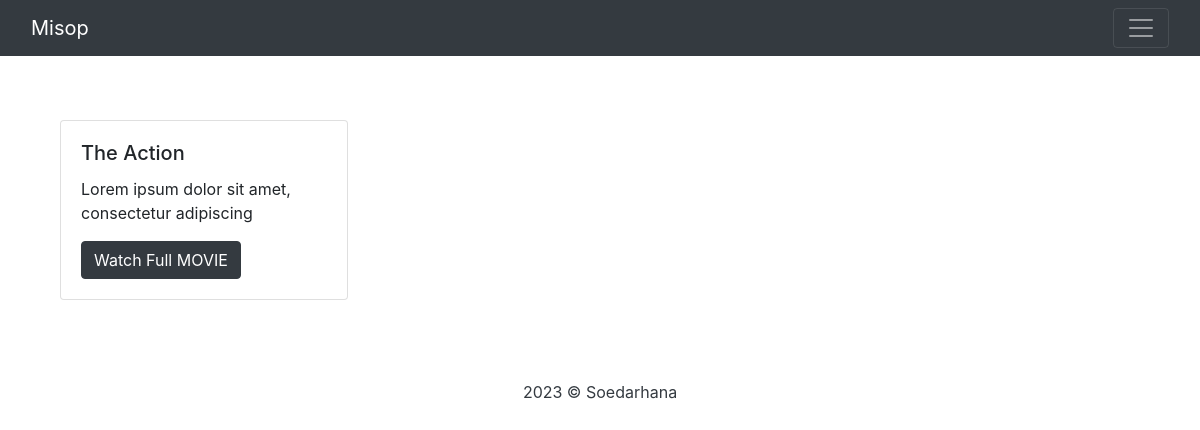
The app's page /, older data.
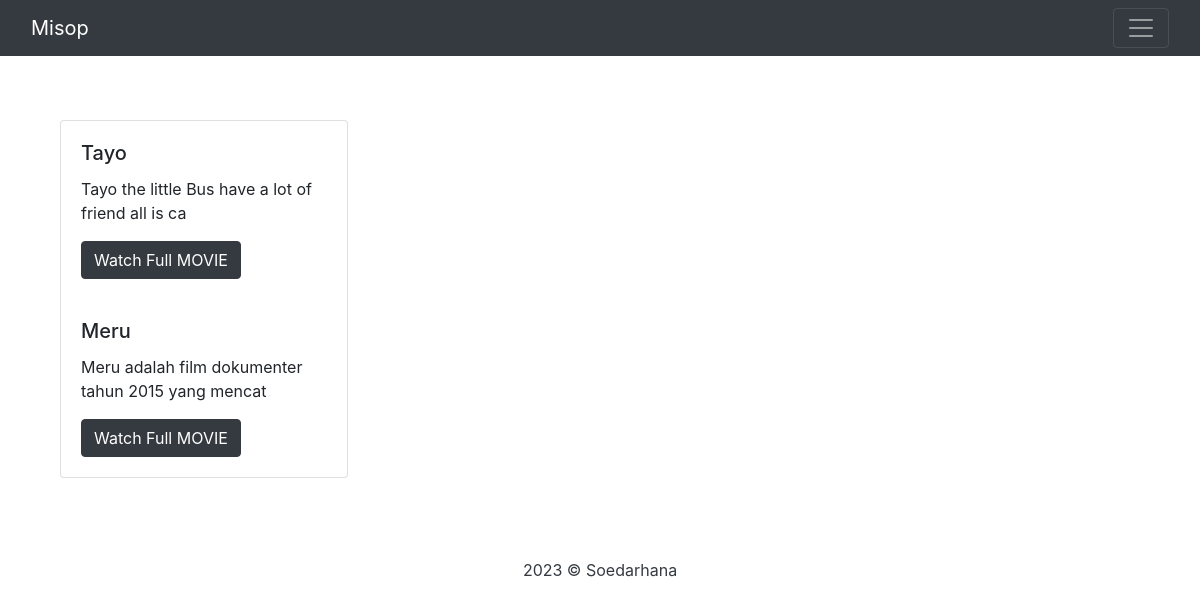
The same page, newer data.
### film/models.py (models this page shows, shortened)
class Movie(models.Model):
    name = models.CharField(max_length=255)
    link = models.CharField(unique=True, max_length=255, blank=True)
    categories = models.ManyToManyField(Category)
    image = models.ImageField(upload_to='tumbnails', blank=True)
    movietype = models.IntegerField(choices=CHOICE_MOVIETYPE)
    description = models.TextField()

### film/views.py (the view)
# urls.py: path('', views.index, name='index'),
def index(request):
    query = Movie.objects.all()
    context = {
        'query': query
    }
    return render(request, 'index.html', context)

### templates/index.html (shortened to what this page needs)
{% extends 'core/base.html' %}
{% block content %}
        <div class="container">
                <div class="row gx-5">
                        <div class="col my-3">
                                <div class="card my-5" style="width: 18rem;">
                                        {% for x in query %}
                                        <div class="card-body">
                                                <h5 class="card-title">{{ x.name }}</h5>
                                                <p class="card-text">{{ x.description | slice:'50' }}</p>
                                                <a href="{% url 'moviedetails' x.id %}" class="btn btn-dark">Watch Full MOVIE</a>
                                        </div>
                                        {% endfor %}
                                </div>
                        </div>
                </div>
        </div>
{% endblock %}

Row changes from the older to the newer data that the page shows:
removed Movie: name "The Action", description "Lorem ipsum dolor sit amet, consectetur adipiscing"
added Movie: name "Tayo", description "Tayo the little Bus have a lot of friend all is ca"
added Movie: name "Meru", description "Meru adalah film dokumenter tahun 2015 yang mencat"
